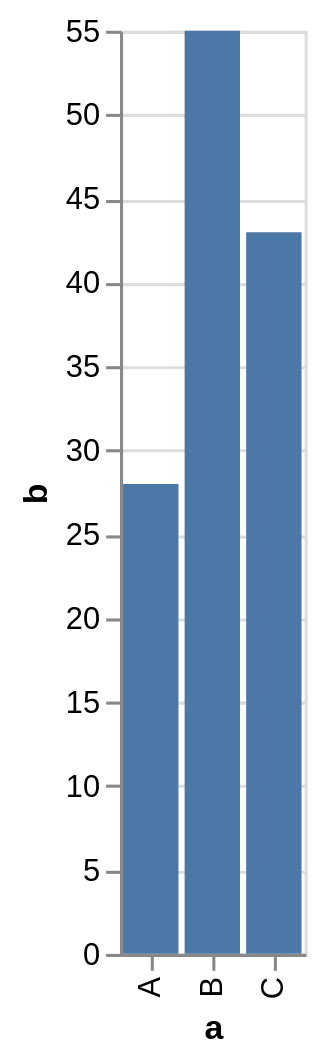

This figure's Vega-Lite source:
### Vega-Lite specification from a JSON file in a GitHub repository (floating-point values rounded to 4 significant figures)
{"$schema": "https://vega.github.io/schema/vega-lite/v5.json", "description": "Test bar chart", "data": {"values": [{"a": "A", "b": 28}, {"a": "B", "b": 55}, {"a": "C", "b": 43}]}, "mark": "bar", "encoding": {"x": {"field": "a", "type": "nominal"}, "y": {"field": "b", "type": "quantitative"}}}
